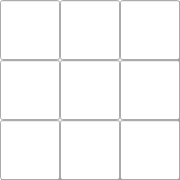
   <widget class="QFrame" name="sub_grid_3">
    <property name="geometry">
     <rect>
      <x>410</x>
      <y>0</y>
      <width>180</width>
      <height>180</height>
     </rect>
    </property>
    <property name="font">
     <font>
      <pointsize>24</pointsize>
     </font>
    </property>
    <property name="frameShape">
     <enum>QFrame::Box</enum>
    </property>
    <property name="frameShadow">
     <enum>QFrame::Raised</enum>
    </property>
    <property name="lineWidth">
     <number>5</number>
    </property>
    <widget class="QLineEdit" name="field_18">
     <property name="geometry">
      <rect>
       <x>60</x>
       <y>60</y>
       <width>60</width>
       <height>60</height>
      </rect>
     </property>
     <property name="font">
      <font>
       <pointsize>28</pointsize>
      </font>
     </property>
     <property name="inputMask">
      <string/>
     </property>
     <property name="maxLength">
      <number>1</number>
     </property>
     <property name="alignment">
      <set>Qt::AlignCenter</set>
     </property>
    </widget>
    <widget class="QLineEdit" name="field_19">
     <property name="geometry">
      <rect>
       <x>120</x>
       <y>0</y>
       <width>60</width>
       <height>60</height>
      </rect>
     </property>
     <property name="font">
      <font>
       <pointsize>28</pointsize>
      </font>
     </property>
     <property name="inputMask">
      <string/>
     </property>
     <property name="maxLength">
      <number>1</number>
     </property>
     <property name="alignment">
      <set>Qt::AlignCenter</set>
     </property>
    </widget>
    <widget class="QLineEdit" name="field_20">
     <property name="geometry">
      <rect>
       <x>120</x>
       <y>120</y>
       <width>60</width>
       <height>60</height>
      </rect>
     </property>
     <property name="font">
      <font>
       <pointsize>28</pointsize>
      </font>
     </property>
     <property name="inputMask">
      <string/>
     </property>
     <property name="maxLength">
      <number>1</number>
     </property>
     <property name="alignment">
      <set>Qt::AlignCenter</set>
     </property>
    </widget>
    <widget class="QLineEdit" name="field_21">
     <property name="geometry">
      <rect>
       <x>60</x>
       <y>0</y>
       <width>60</width>
       <height>60</height>
      </rect>
     </property>
     <property name="font">
      <font>
       <pointsize>28</pointsize>
      </font>
     </property>
     <property name="inputMask">
      <string/>
     </property>
     <property name="maxLength">
      <number>1</number>
     </property>
     <property name="alignment">
      <set>Qt::AlignCenter</set>
     </property>
    </widget>
    <widget class="QLineEdit" name="field_23">
     <property name="geometry">
      <rect>
       <x>60</x>
       <y>120</y>
       <width>60</width>
       <height>60</height>
      </rect>
     </property>
     <property name="font">
      <font>
       <pointsize>28</pointsize>
      </font>
     </property>
     <property name="inputMask">
      <string/>
     </property>
     <property name="maxLength">
      <number>1</number>
     </property>
     <property name="alignment">
      <set>Qt::AlignCenter</set>
     </property>
    </widget>
    <widget class="QLineEdit" name="field_24">
     <property name="geometry">
      <rect>
       <x>120</x>
       <y>60</y>
       <width>60</width>
       <height>60</height>
      </rect>
     </property>
     <property name="font">
      <font>
       <pointsize>28</pointsize>
      </font>
     </property>
     <property name="inputMask">
      <string/>
     </property>
     <property name="maxLength">
      <number>1</number>
     </property>
     <property name="alignment">
      <set>Qt::AlignCenter</set>
     </property>
    </widget>
    <widget class="QLineEdit" name="field_25">
     <property name="geometry">
      <rect>
       <x>0</x>
       <y>60</y>
       <width>60</width>
       <height>60</height>
      </rect>
     </property>
     <property name="font">
      <font>
       <pointsize>28</pointsize>
      </font>
     </property>
     <property name="inputMask">
      <string/>
     </property>
     <property name="maxLength">
      <number>1</number>
     </property>
     <property name="alignment">
      <set>Qt::AlignCenter</set>
     </property>
    </widget>
    <widget class="QLineEdit" name="field_26">
     <property name="geometry">
      <rect>
       <x>0</x>
       <y>0</y>
       <width>60</width>
       <height>60</height>
      </rect>
     </property>
     <property name="font">
      <font>
       <pointsize>28</pointsize>
      </font>
     </property>
     <property name="inputMask">
      <string/>
     </property>
     <property name="maxLength">
      <number>1</number>
     </property>
     <property name="alignment">
      <set>Qt::AlignCenter</set>
     </property>
    </widget>
    <widget class="QLineEdit" name="field_22">
     <property name="geometry">
      <rect>
       <x>0</x>
       <y>120</y>
       <width>60</width>
       <height>60</height>
      </rect>
     </property>
     <property name="font">
      <font>
       <pointsize>28</pointsize>
      </font>
     </property>
     <property name="inputMask">
      <string/>
     </property>
     <property name="maxLength">
      <number>1</number>
     </property>
     <property name="alignment">
      <set>Qt::AlignCenter</set>
     </property>
    </widget>
   </widget>
